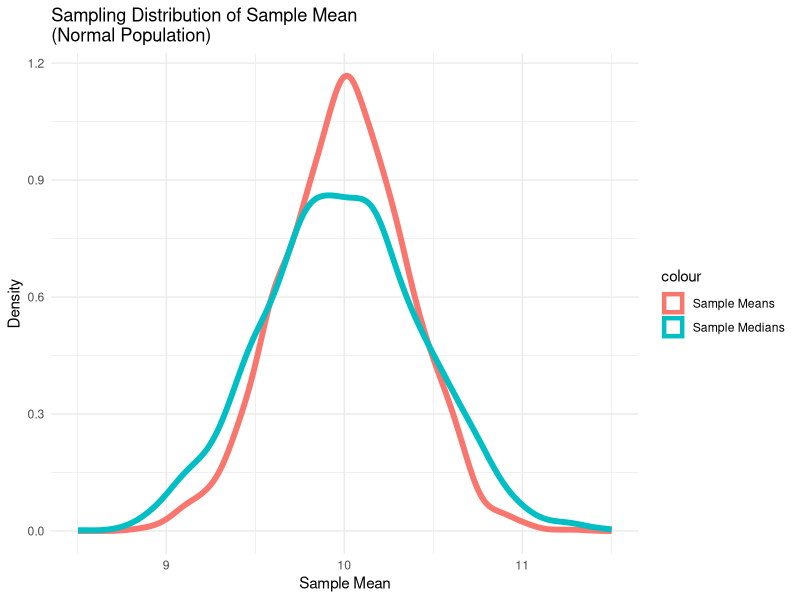
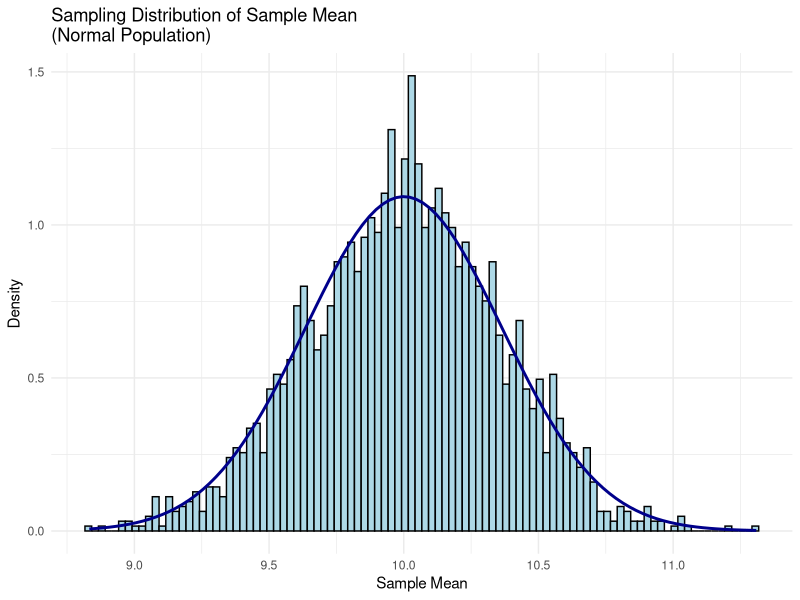
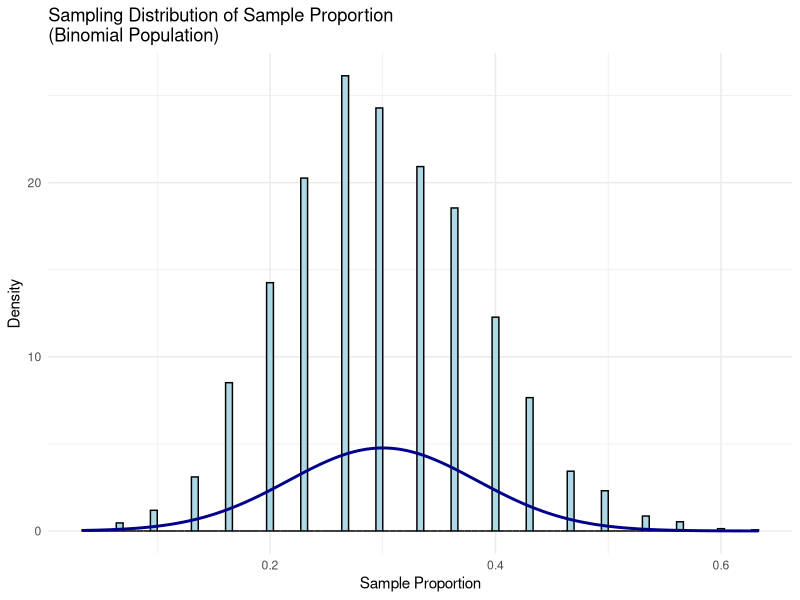
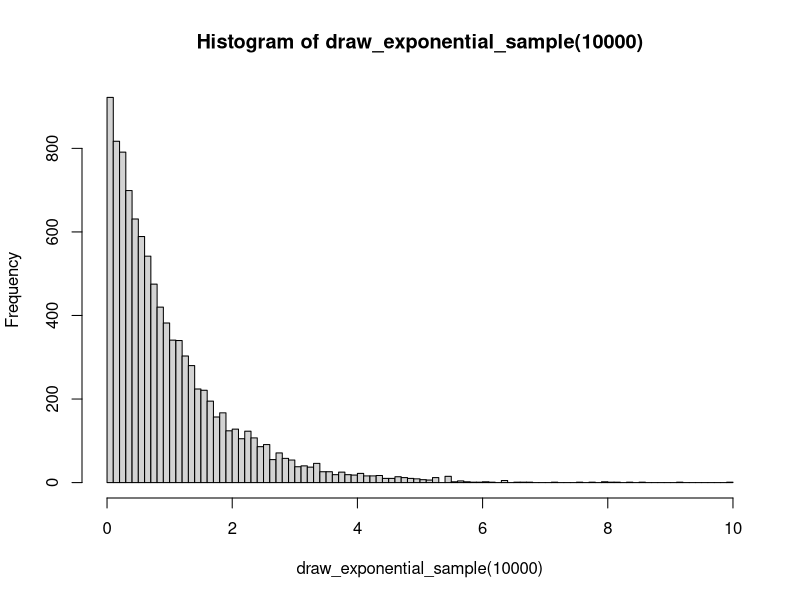
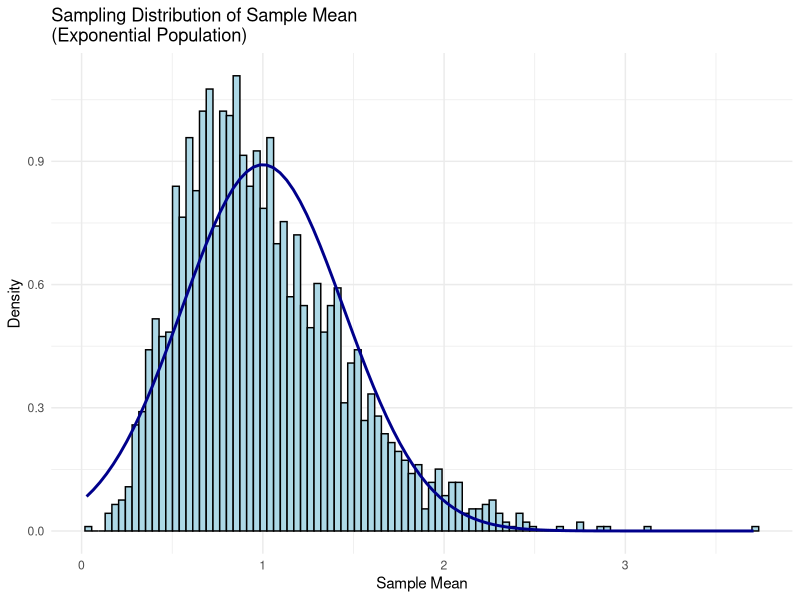
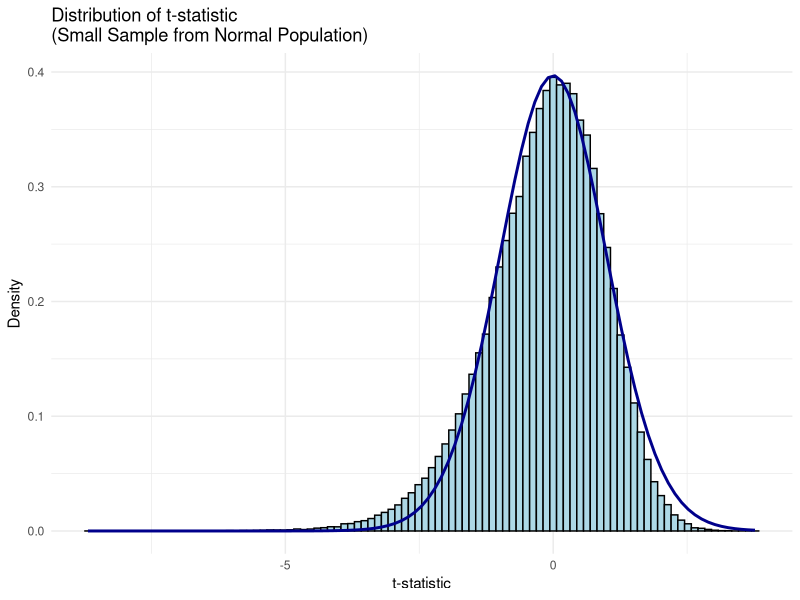

Write the R code that produced these figures, in order.
## ---- chunk 1
library(tidyverse)
## ---- chunk 2
## Helper function that will draw B samples using `draw_sample` and calcuating the statistic for each sample
## Returns the set of statistics generated
simulate_sampling_distribution <- function(
  N,
  draw_sample,
  calculate_statistic,
  B = 2500
) {
  # Create a vector to store the statistics
  statistics <- numeric(B)

  # Run B simulations
  for (i in 1:B) {
    # Draw a sample of size N
    x <- draw_sample(N)

    # Calculate the statistic and store it
    statistics[i] <- calculate_statistic(x)
  }

  return(statistics)
}
## ---- chunk 3
## Sample from normal function
draw_normal_sample <- function(N) {
  rnorm(N, mean = 10, sd = 2)
}

## Calculate the sample mean
calculate_sample_mean <- function(x) {
  mean(x)
}
calculate_sample_mean_using_half_data <- function(x) {
  mean(x[1:(length(x) / 2)])
}
calculate_sample_median <- function(x) {
  median(x)
}


## Run simulation and analyze results
set.seed(123)
sample_means <- simulate_sampling_distribution(
  N = 30,
  draw_sample = draw_normal_sample,
  calculate_statistic = calculate_sample_mean,
  B = 2500
)
sample_medians <- simulate_sampling_distribution(
  N = 30,
  draw_sample = draw_normal_sample,
  calculate_statistic = calculate_sample_median,
  B = 2500
)

ggplot() +
  geom_density(
    aes(x = sample_means, y = after_stat(density), color = "Sample Means"),
    # color = "lightblue",
    bins = 100,
    linewidth = 2
  ) +
  geom_density(
    aes(x = sample_medians, y = after_stat(density), color = "Sample Medians"),
    # color = "lightcoral",
    bins = 100,
    linewidth = 2
  ) +
  labs(
    title = "Sampling Distribution of Sample Mean\n(Normal Population)",
    x = "Sample Mean",
    y = "Density"
  ) +
  theme_minimal()


## ---- chunk 4
## Plot the sampling distribution
ggplot() +
  ## empirical sampling distribution
  geom_histogram(
    aes(x = sample_means, y = after_stat(density)),
    fill = "lightblue",
    color = "black",
    bins = 100
  ) +
  ## theoretical sampling distribution
  stat_function(
    fun = function(x) dnorm(x, mean = 10, sd = 2 / sqrt(30)),
    color = "darkblue",
    linewidth = 1
  ) +
  labs(
    title = "Sampling Distribution of Sample Mean\n(Normal Population)",
    x = "Sample Mean",
    y = "Density"
  ) +
  theme_minimal()
## ---- chunk 5
N <- 30
p <- 0.3
draw_binomial_sample <- function(N) {
  # Bernoulli trials with probability of success = 0.3
  rbinom(N, size = 1, prob = p)
}
# x <- draw_binomial_sample(10000)

calculate_sample_proportion <- function(sample_data) {
  mean(sample_data) # For 0/1 data, mean = proportion
}

## Run simulation and analyze results
set.seed(456)
binomial_props <- simulate_sampling_distribution(
  N = N,
  draw_sample = draw_binomial_sample,
  calculate_statistic = calculate_sample_proportion,
  B = 2500
)

ggplot() +
  ## empirical sampling distribution
  geom_histogram(
    aes(x = binomial_props, y = after_stat(density)),
    fill = "lightblue",
    color = "black",
    bins = 100
  ) +
  ## theoretical sampling distribution
  stat_function(
    fun = function(x) dnorm(x, mean = p, sd = sqrt(p * (1 - p) / N)),
    color = "darkblue",
    linewidth = 1
  ) +
  labs(
    title = "Sampling Distribution of Sample Proportion\n(Binomial Population)",
    x = "Sample Proportion",
    y = "Density"
  ) +
  theme_minimal()
## ---- chunk 6
## Define function for exponential distribution
draw_exponential_sample <- function(N) {
  rexp(N, rate = 1) # Mean = 1, variance = 1
}

## Example to see the distribution
hist(draw_exponential_sample(10000), breaks = 100)
## ---- chunk 7
N = 5

## Run simulation and analyze results
set.seed(789)
exp_means <- simulate_sampling_distribution(
  N = N,
  draw_sample = draw_exponential_sample,
  calculate_statistic = calculate_sample_mean,
  B = 2500
)

# Summary of the sampling distribution
summary(exp_means)

## Plot the sampling distribution
ggplot() +
  ## empirical sampling distribution
  geom_histogram(
    aes(x = exp_means, y = after_stat(density)),
    fill = "lightblue",
    color = "black",
    bins = 100
  ) +
  ## theoretical sampling distribution
  stat_function(
    fun = dnorm,
    args = list(mean = 1, sd = 1 / sqrt(N)),
    color = "darkblue",
    linewidth = 1
  ) +
  labs(
    title = "Sampling Distribution of Sample Mean\n(Exponential Population)",
    x = "Sample Mean",
    y = "Density"
  ) +
  theme_minimal()
## ---- chunk 8
N = 50

## Define t-statistic function
calculate_t_statistic <- function(x) {
  n <- length(x)
  sample_mean <- mean(x)
  sample_sd <- sd(x)

  # t-statistic: (x̄ - μ) / (s/√n)
  # Here we test against true mean = 10
  (sample_mean - 1) / (sample_sd / sqrt(n))

  ## (sample_sd / sqrt(n)) is called the "standard error"
  ## which is the estimate of the standard deviation of the sampling distribution
}

## Run t-distribution simulation
set.seed(20260120)
t_stats <- simulate_sampling_distribution(
  N = N, # Small sample size
  draw_sample = draw_exponential_sample,
  calculate_statistic = calculate_t_statistic,
  B = 250000
)

## Plot t-statistics
ggplot() +
  ## empirical sampling distribution
  geom_histogram(
    aes(x = t_stats, y = after_stat(density)),
    fill = "lightblue",
    color = "black",
    bins = 100
  ) +
  ## theoretical sampling distribution
  stat_function(
    fun = function(x) dt(x, df = N - 1),
    color = "darkblue",
    linewidth = 1
  ) +
  labs(
    title = "Distribution of t-statistic\n(Small Sample from Normal Population)",
    x = "t-statistic",
    y = "Density",
  ) +
  theme_minimal()
## ---- chunk 9

## ---- chunk 10

## ---- chunk 11

## ---- chunk 12
set.seed(123)
does_confidence_interval_contain_true_value <- function(x) {
  (10 >= mean(x) - 1.96 * sd(x) / sqrt(length(x))) &&
    (10 <= mean(x) + 1.96 * sd(x) / sqrt(length(x)))
}
res <- simulate_sampling_distribution(
  N = 100,
  draw_sample = draw_normal_sample,
  calculate_statistic = does_confidence_interval_contain_true_value,
  B = 25000
)

table(res)
mean(res) * 100
